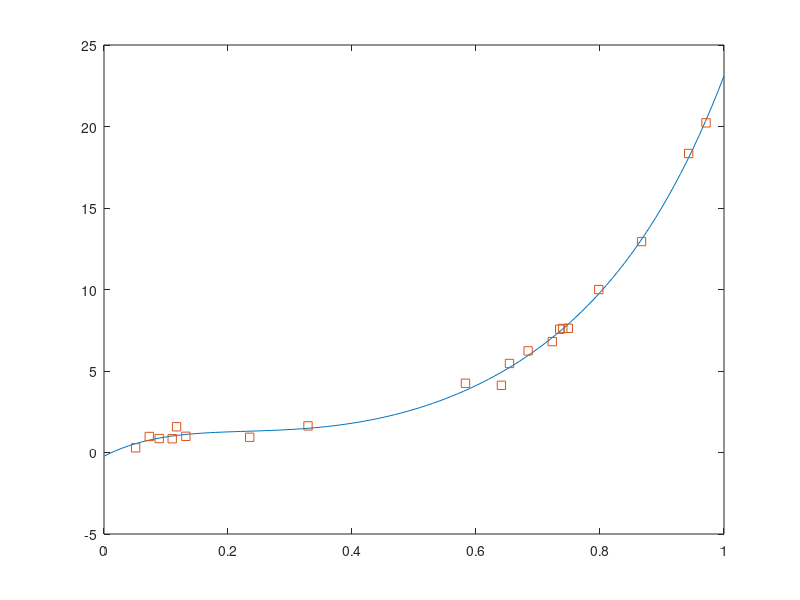

Source code (MATLAB):
points = importdata('input1.txt', ' ');
n = size(points, 1);

d = input('Please Enter the desired degree of the polynomial: ') + 1;

vals = ones(d, n);

for i=2:d
    for j=1:n
        vals(i, j) = points(j, 1)^(i-1);
    end
end

det = zeros(d, d);

for i=1:d
    for j=1:d
        for k=1:n
            det(i, j) = det(i, j) + vals(i, k)*vals(j, k);
        end
    end
end

y = zeros(d, 1);
for i=1:d
    for j=1:n
        y(i) = y(i) + vals(i, j)*points(j, 2);
    end
end

coeff = inv(det)*y;

out = fopen('output.txt', 'w');
fprintf(out, 'Coefficients: \n');
for i = 1:d
    fprintf(out, '\t%.4f\n', coeff(i));
end

coeff = flipud(coeff);
x = [0:0.01:1];
y = polyval(coeff, x);
plot(x, y);
hold on;
plot(points(:, 1), points(:, 2), 's');

errors = points(:, 2) - polyval(coeff, points(:, 1));
ym = 0;
for i=1:n
    ym = ym + points(i, 2);
end
ym = ym / n;
errors2 = points(:, 2) - ym;
s0 = 0;
s = 0;
for i=1:n
    s0 = s0 + errors2(i)^2;
    s = s + errors(i)^2;
end

fprintf(out, '\nR-Square\n\t%.4f', (1 - s/s0));